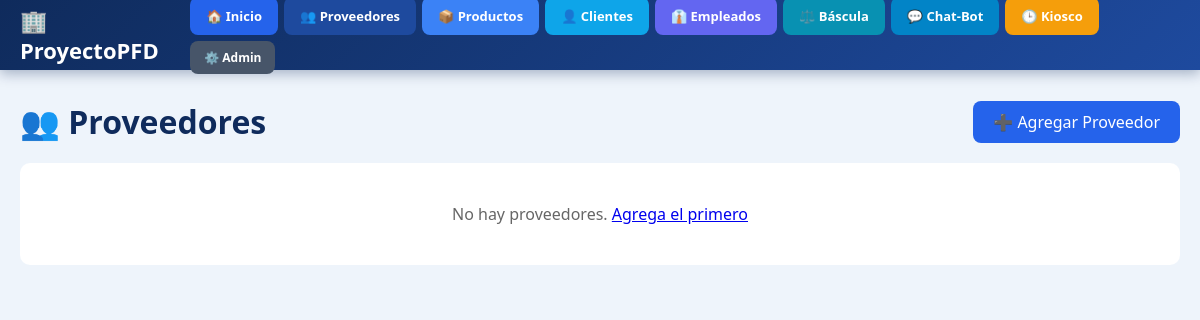
Page /proveedores/ on the earlier database version.
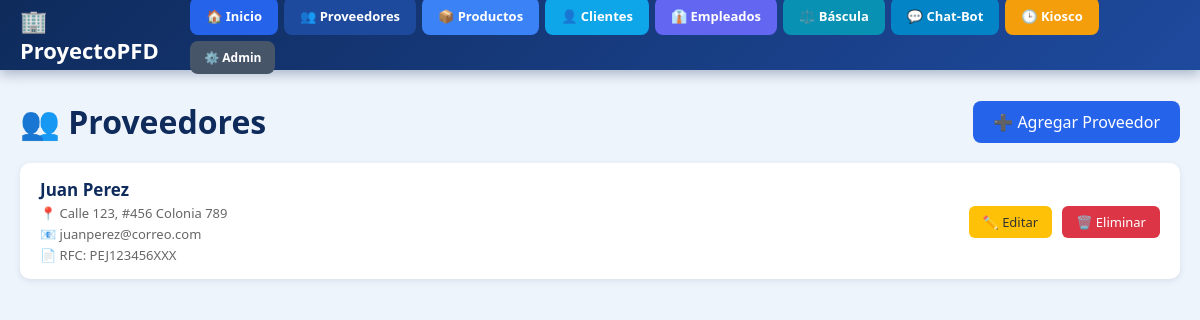
Same page on the later database version.
### Proveedores/models.py (models this page shows, shortened)
class Proveedor(models.Model):
    nombre = models.CharField(max_length=100, verbose_name="Nombre")
    rfc = models.CharField(max_length=13, blank=True, null=True, verbose_name="RFC")
    direccion = models.TextField(verbose_name="Dirección")
    email = models.EmailField(max_length=100, blank=True, null=True, verbose_name="Email")
    activo = models.BooleanField(default=True, verbose_name="Activo")
    fecha_registro = models.DateTimeField(auto_now_add=True)
    class Meta:
        verbose_name = "Proveedor"
        verbose_name_plural = "Proveedores"
        ordering = ['nombre']

### Proveedores/views.py (the view)
# urls.py: path('', views.lista_proveedores, name='lista_proveedores'),
def lista_proveedores(request):
    proveedores = Proveedor.objects.filter(activo=True).order_by('nombre')
    return render(request, 'Proveedores/lista.html', {'proveedores': proveedores})

### Proveedores/templates/Proveedores/lista.html (shortened to what this page needs)
{% extends 'base.html' %}
{% block contenido %}
<div class="header">
    <h1>👥 Proveedores</h1>
    <a href="{% url 'agregar_proveedor' %}" class="btn-add">➕ Agregar Proveedor</a>
</div>
{% for p in proveedores %}
    <div class="card">
        <div>
            <strong>{{ p.nombre }}</strong>
            <div class="detalle">📍 {{ p.direccion }}</div>
            {% if p.email %}<div class="detalle">📧 {{ p.email }}</div>{% endif %}
            {% if p.rfc %}<div class="detalle">📄 RFC: {{ p.rfc }}</div>{% endif %}
        </div>
        <div>
            <a href="{% url 'editar_proveedor' p.id %}" class="btn-edit">✏️ Editar</a>
            <a href="{% url 'eliminar_proveedor' p.id %}" class="btn-del">🗑️ Eliminar</a>
        </div>
    </div>
{% empty %}
    <div class="vacio">No hay proveedores. <a href="{% url 'agregar_proveedor' %}">Agrega el primero</a></div>
{% endfor %}
{% endblock %}

Differences in the rows shown:
added Proveedor: nombre "Juan Perez", direccion "Calle 123, #456 Colonia 789", email "juanperez@correo.com", rfc "PEJ123456XXX"
Other differences:
text no longer shown: "No hay proveedores. Agrega el primero"
